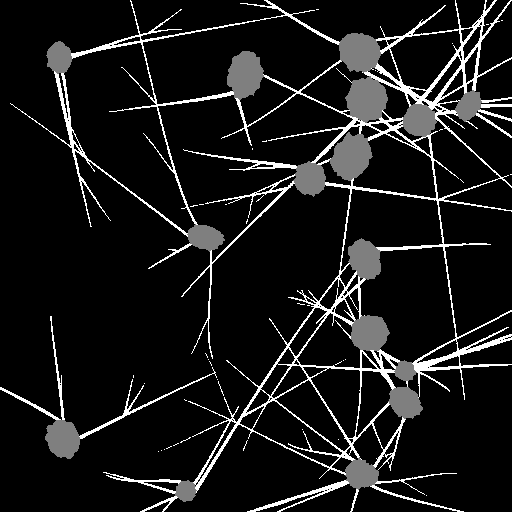
#> input picture demo/masks/semantic/sample_00000.png, 512 x 512 px, found by its file name; its folder holds only this picture in this run
$ python prepare_labeled_data.py --images ../demo/masks/semantic --masks ../demo/masks/semantic/sample_00000.png --out out.png
#> lines starting #> are read from the running program, lines starting #| are printed output that depends on the picture; after the words box and inside, x2 and y2 are one past the last pixel; in counts of white or black regions, pixels touching at a corner belong together
#!/usr/bin/env python3
"""Normalize externally annotated image/mask pairs to NAOBF's 0/1/2 semantic dataset schema.

Expected raw image files and single-channel semantic masks with matching stems.
Class values are supplied explicitly to avoid guessing annotation semantics.
"""
import argparse, csv, shutil
from pathlib import Path
import numpy as np
from PIL import Image
import tifffile
EXTS={'.png','.tif','.tiff','.jpg','.jpeg'}
def read_mask(p):
    a=tifffile.imread(p) if p.suffix.lower() in ('.tif','.tiff') else np.asarray(Image.open(p))
    if a.ndim==3: raise ValueError(f'{p} is RGB/multichannel; convert the label map to a single-channel class image first')
    return a

def parse_values(s): return {int(x.strip()) for x in s.split(',') if x.strip()}
def main():
    ap=argparse.ArgumentParser(description=__doc__); ap.add_argument('--images',required=True); ap.add_argument('--masks',required=True); ap.add_argument('--out',required=True); ap.add_argument('--background-values',default='0'); ap.add_argument('--soma-values',default='1'); ap.add_argument('--neurite-values',default='2'); ap.add_argument('--copy-images',action='store_true',help='Copy original image bytes instead of normalizing to PNG/TIFF')
    a=ap.parse_args(); idir=Path(a.images); mdir=Path(a.masks); out=Path(a.out)
    bg,soma,neur=parse_values(a.background_values),parse_values(a.soma_values),parse_values(a.neurite_values)
    if not bg or not soma or not neur: ap.error('Supply non-empty value sets for all three classes')
    if (bg&soma) or (bg&neur) or (soma&neur): ap.error('Class value sets must be disjoint')
    imgs=sorted(p for p in idir.rglob('*') if p.is_file() and p.suffix.lower() in EXTS)
    if not imgs: raise SystemExit(f'No source images in {idir}')
    for sub in ('images','masks/semantic','masks/soma','masks/neurite','masks/union'): (out/sub).mkdir(parents=True,exist_ok=True)
    rows=[]; missing=[]
    for ix,p in enumerate(imgs):
        mp=next((q for q in (mdir/(p.stem+ext) for ext in ('.png','.tif','.tiff')) if q.exists()),None)
        if mp is None: missing.append(p.name); continue
        mask=read_mask(mp); raw=tifffile.imread(p) if p.suffix.lower() in ('.tif','.tiff') else np.asarray(Image.open(p))
#> in read_mask, a is the input picture: shape (512, 512); min 0, max 2, mean 0.197
        if raw.ndim==3: raw=raw[...,:3].mean(axis=2).astype(np.uint8)
        if raw.shape[:2]!=mask.shape: raise SystemExit(f'Shape mismatch: {p} {raw.shape} vs {mp} {mask.shape}')
        labels=np.zeros(mask.shape,dtype=np.uint8); unknown=set(int(v) for v in np.unique(mask))-bg-soma-neur
#> after `unknown = set((int(v) for v in np.unique(mask))) - bg - soma - neur`: unknown = 0 items
        if unknown: raise SystemExit(f'Unmapped annotation values in {mp.name}: {sorted(unknown)[:20]}; specify all labels explicitly')
        for v in soma: labels[mask==v]=1
        for v in neur: labels[mask==v]=2
        stem=f'real_{ix:05d}'
        ext=p.suffix.lower() if p.suffix.lower() in ('.tif','.tiff','.png') else '.png'
        dest=out/'images'/(stem+ext)
        if a.copy_images: shutil.copy2(p,dest)
        elif ext in ('.tif','.tiff'): tifffile.imwrite(dest,raw,photometric='minisblack')
        else: Image.fromarray(np.asarray(raw,dtype=np.uint8)).save(dest)
        Image.fromarray(labels,mode='L').save(out/'masks'/'semantic'/(stem+'.png'))
        Image.fromarray((labels==1).astype(np.uint8)*255,mode='L').save(out/'masks'/'soma'/(stem+'.png'))
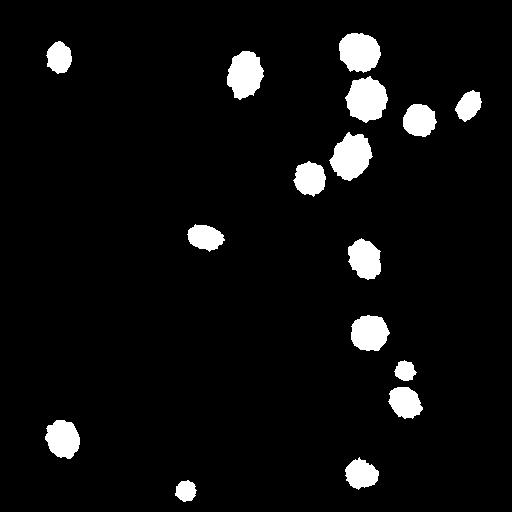
#> saved as real_00000.png: PIL image 512x512 L; 5.5% white; 16 white regions, largest, box (x1, y1, x2, y2) and area: (345, 76, 388, 123) 1420, (329, 132, 373, 181) 1404, (227, 51, 264, 100) 1298
        Image.fromarray((labels==2).astype(np.uint8)*255,mode='L').save(out/'masks'/'neurite'/(stem+'.png'))
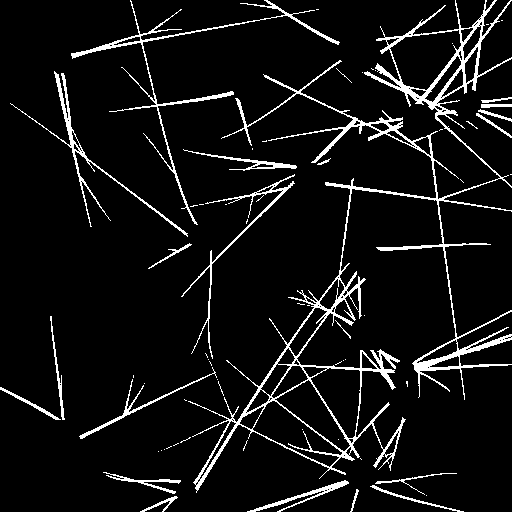
#> saved as real_00000.png: PIL image 512x512 L; 7.1% white in thin lines or dots
        Image.fromarray((labels>0).astype(np.uint8)*255,mode='L').save(out/'masks'/'union'/(stem+'.png'))
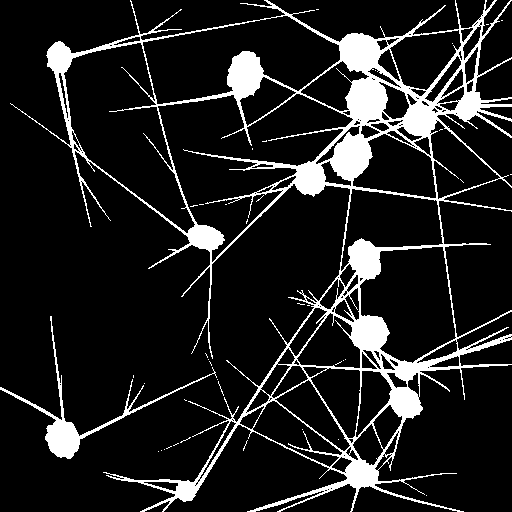
#> saved as real_00000.png: PIL image 512x512 L; 12.6% white; 40 white regions (38 under 20 px), largest, box (x1, y1, x2, y2) and area: (10, 0, 512, 512) 30889, (0, 316, 217, 459) 1963
        group= p.parent.relative_to(idir).as_posix() if p.parent!=idir else p.stem
        rows.append({'image':str(dest.relative_to(out)),'mask':f'masks/semantic/{stem}.png','source_image':str(p),'source_mask':str(mp),'group_id':group,'soma_pixels':int((labels==1).sum()),'neurite_pixels':int((labels==2).sum())})
        if (len(rows))%25==0: print(f'Prepared {len(rows)} labeled pairs')
    if not rows: raise SystemExit('No matching image/mask pairs found')
    with open(out/'manifest.csv','w',newline='',encoding='utf-8') as f: w=csv.DictWriter(f,fieldnames=list(rows[0].keys())); w.writeheader(); w.writerows(rows)
    print(f'Prepared {len(rows)} real labeled pairs under {out.resolve()}')
    if missing: print(f'Skipped {len(missing)} images without a matching mask; first few: {missing[:10]}')
    print('Class map: 0 background, 1 soma, 2 neurite. Confirm your source mask label mapping before training.')
if __name__=='__main__': main()

$ run again, on demo/masks/semantic/sample_00004.png
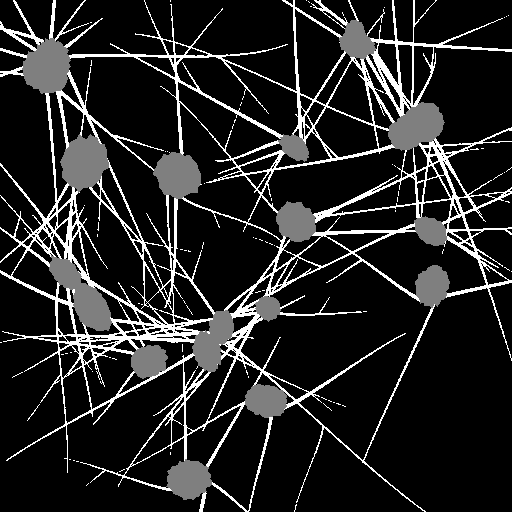
#> input picture demo/masks/semantic/sample_00004.png, 512 x 512 px, found by its file name
#> in read_mask, a is the input picture: shape (512, 512); min 0, max 2, mean 0.288
#> unknown = 0 items
#> in main, `Image.fromarray((labels==1).astype(np.uint8)*255,mode='L').save(out/'m..`:
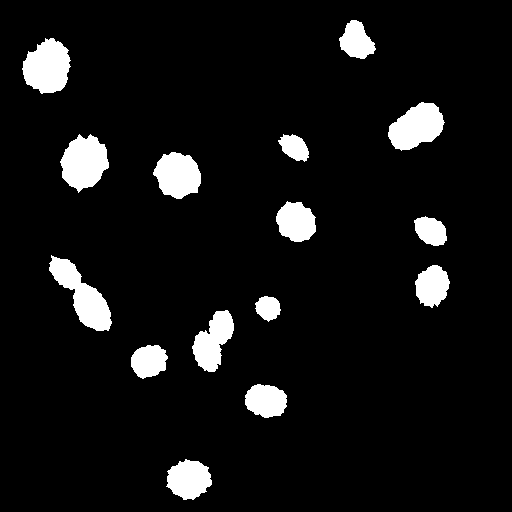
#> saved as real_00000.png: PIL image 512x512 L; 7.4% white; 15 white regions, largest, box (x1, y1, x2, y2) and area: (49, 255, 112, 331) 2012, (22, 38, 71, 94) 1965, (60, 134, 109, 193) 1948
#> in main, `Image.fromarray((labels>0).astype(np.uint8)*255,mode='L').save(out/'ma..`:
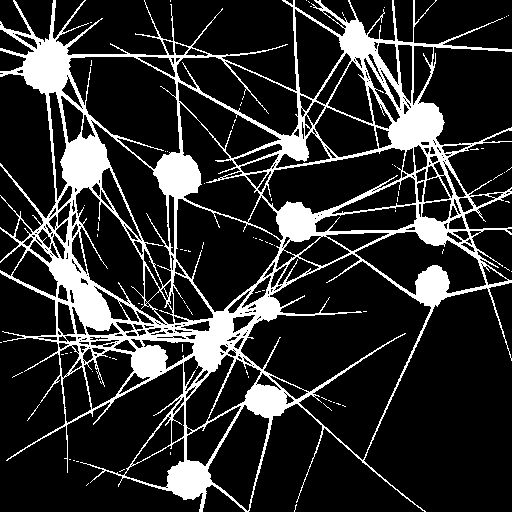
#> saved as real_00000.png: PIL image 512x512 L; 18.1% white; 80 white regions (78 under 20 px), largest, box (x1, y1, x2, y2) and area: (0, 0, 512, 512) 47019, (27, 404, 40, 421) 21

$ run again, on demo/masks/semantic/sample_00005.png
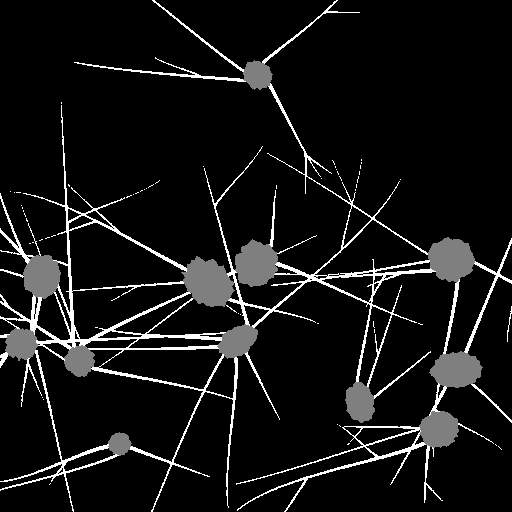
#> input picture demo/masks/semantic/sample_00005.png, 512 x 512 px, found by its file name
#> in read_mask, a is the input picture: shape (512, 512); min 0, max 2, mean 0.16
#> unknown = 0 items
#> in main, `Image.fromarray((labels==1).astype(np.uint8)*255,mode='L').save(out/'m..`:
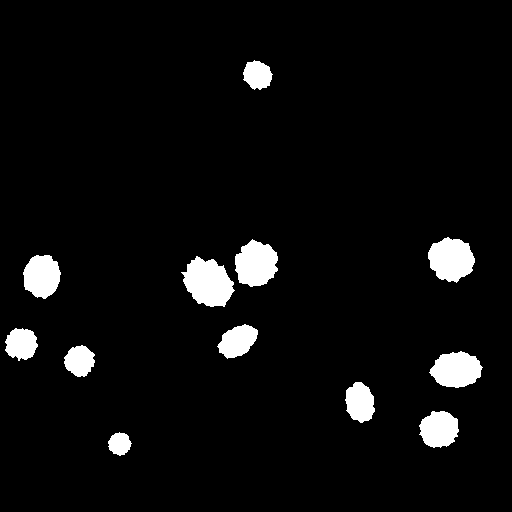
#> saved as real_00000.png: PIL image 512x512 L; 5% white; 12 white regions, largest, box (x1, y1, x2, y2) and area: (181, 256, 235, 307) 1816, (428, 237, 475, 283) 1556, (235, 239, 278, 287) 1521
#> in main, `Image.fromarray((labels>0).astype(np.uint8)*255,mode='L').save(out/'ma..`:
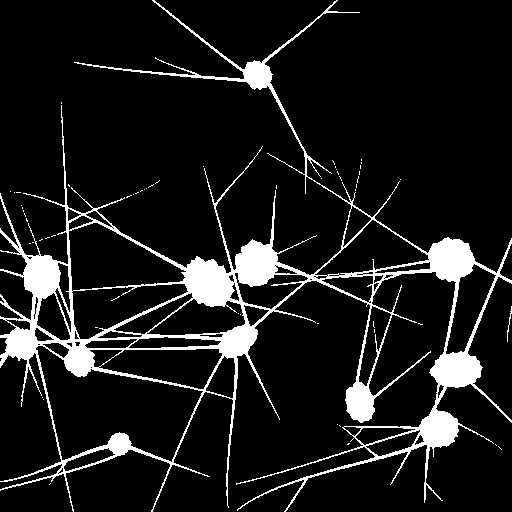
#> saved as real_00000.png: PIL image 512x512 L; 10.5% white; 57 white regions (55 under 20 px), largest, box (x1, y1, x2, y2) and area: (0, 0, 512, 512) 27336, (507, 306, 512, 342) 42

$ run again, on demo/masks/semantic/sample_00006.png
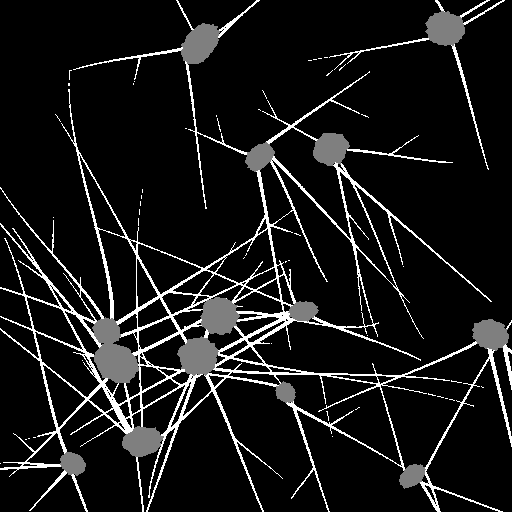
#> input picture demo/masks/semantic/sample_00006.png, 512 x 512 px, found by its file name
#> in read_mask, a is the input picture: shape (512, 512); min 0, max 2, mean 0.19
#> unknown = 0 items
#> in main, `Image.fromarray((labels==1).astype(np.uint8)*255,mode='L').save(out/'m..`:
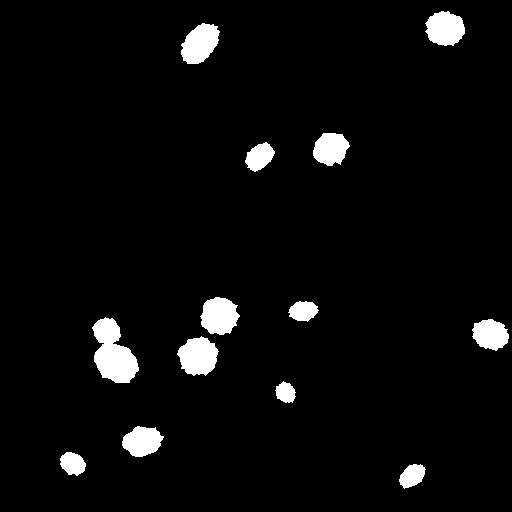
#> saved as real_00000.png: PIL image 512x512 L; 4.3% white; 13 white regions, largest, box (x1, y1, x2, y2) and area: (92, 317, 139, 383) 1898, (177, 336, 219, 376) 1184, (200, 297, 240, 335) 1115
#> in main, `Image.fromarray((labels>0).astype(np.uint8)*255,mode='L').save(out/'ma..`:
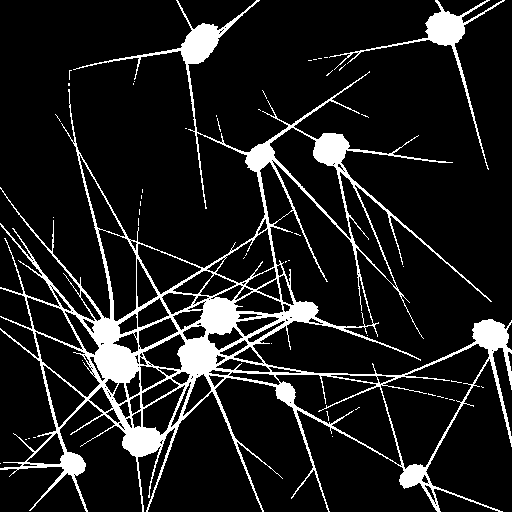
#> saved as real_00000.png: PIL image 512x512 L; 11.7% white; 47 white regions (45 under 20 px), largest, box (x1, y1, x2, y2) and area: (0, 0, 512, 512) 28559, (329, 0, 505, 170) 1826

$ run again, on demo/masks/semantic/sample_00001.png
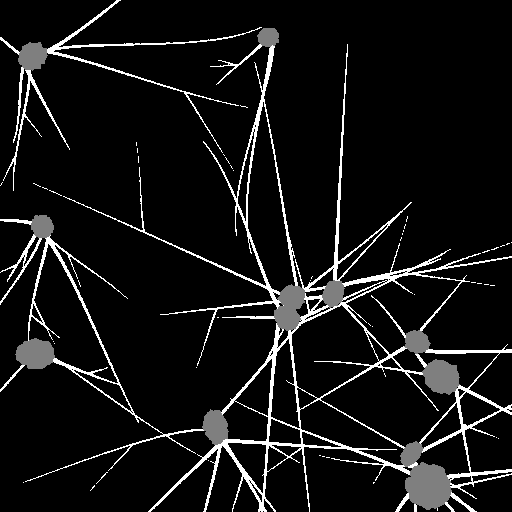
#> input picture demo/masks/semantic/sample_00001.png, 512 x 512 px, found by its file name
#> in read_mask, a is the input picture: shape (512, 512); min 0, max 2, mean 0.158
#> unknown = 0 items
#> in main, `Image.fromarray((labels==1).astype(np.uint8)*255,mode='L').save(out/'m..`:
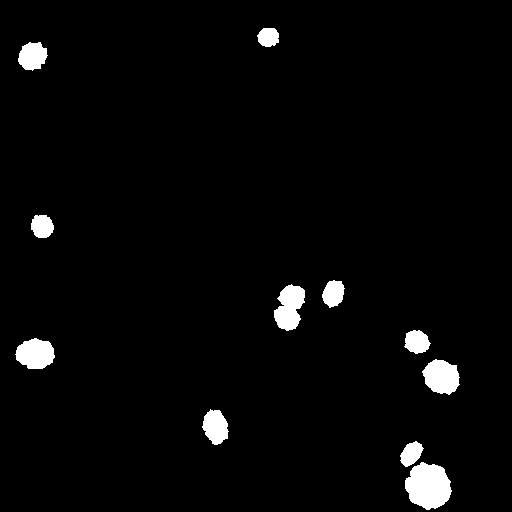
#> saved as real_00000.png: PIL image 512x512 L; 3% white; 11 white regions, largest, box (x1, y1, x2, y2) and area: (405, 462, 452, 510) 1644, (274, 284, 305, 331) 992, (422, 359, 460, 395) 981
#> in main, `Image.fromarray((labels>0).astype(np.uint8)*255,mode='L').save(out/'ma..`:
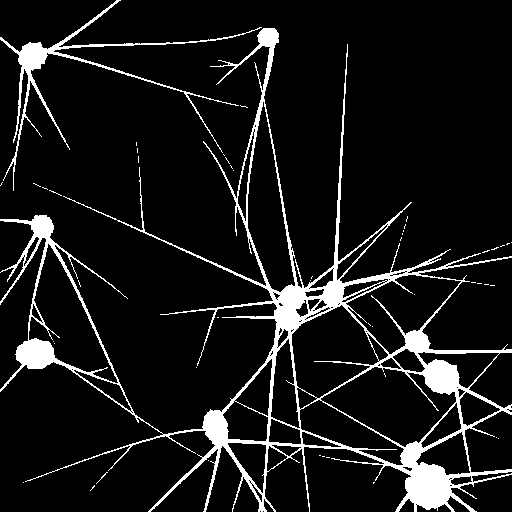
#> saved as real_00000.png: PIL image 512x512 L; 9.4% white; 49 white regions (47 under 20 px), largest, box (x1, y1, x2, y2) and area: (0, 28, 512, 512) 21806, (0, 0, 262, 191) 2610
